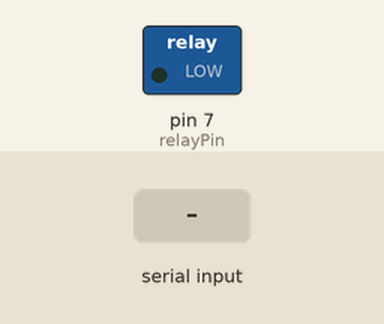
Recording of a sketch running on a simulated Arduino Uno, built with avr-gcc and run on an emulated ATmega328P. Shown: switched loads named in the sketch (green lamp = pin HIGH). The test bench sets the inputs (shaded band).

Above: at 1.2 s.
1.3 s: "spegni\n" received over Serial
At 2.4 s:
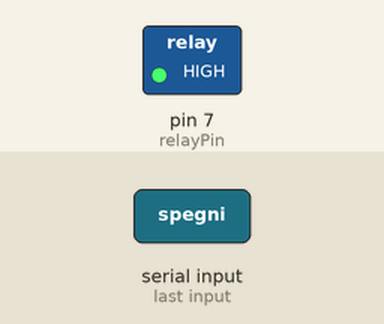
2.8 s: "accendi\n" received over Serial
At 3.6 s:
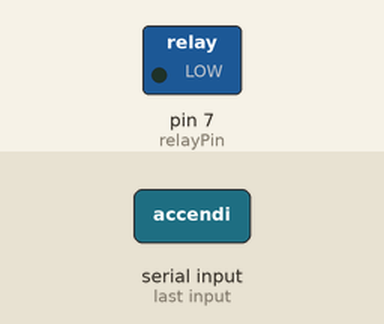
Timing chart, 0 to 5.8 s (numbered marks = the images above; inputs shaded):
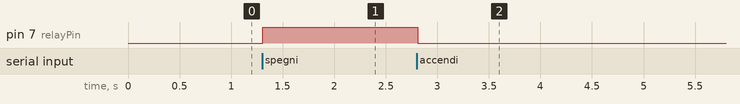

Measured:
- after the input at 1.3 s, pin 7 (relayPin): LOW → HIGH at once
- after the input at 2.8 s, pin 7 (relayPin): HIGH → LOW at once

The sketch:

rele.ino
```cpp
const int relayPin = 7;
char c;
String stringa;

void setup()
{
  pinMode(relayPin, OUTPUT);
  Serial.begin(9600);
}

void loop() {
 stringa= "";
  do {
    if (Serial.available()) {
    c= Serial.read();
    if(c != '\n')
    stringa+=c;
    }
  }while (c != '\n');

  if (stringa == "spegni")
  digitalWrite(relayPin, HIGH); //drive relay closure conduction

   if (stringa == "accendi")
  digitalWrite(relayPin, LOW);  //drive the relay is closed off

  //Serial.println(stringa);
}
```
